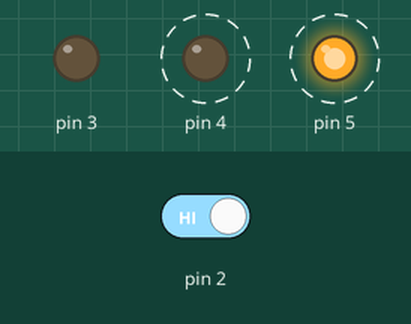
A sketch run on a simulated Arduino Uno, built with avr-gcc and run on an emulated ATmega328P. On the bench: output pins drawn as LEDs (lit = HIGH). Dashed ring = blinking. The test bench sets the inputs (shaded band); at power-on: pin 2 HIGH.

Above: at 1.8 s.
1.9 s: pin 2 driven LOW
At 2.8 s:
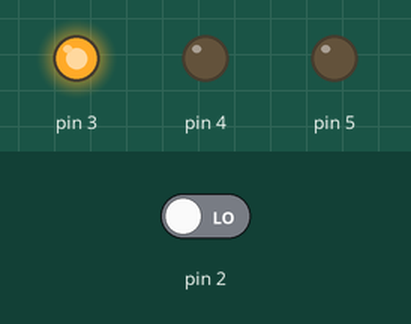
3.5 s: pin 2 driven HIGH
At 3.62 s:
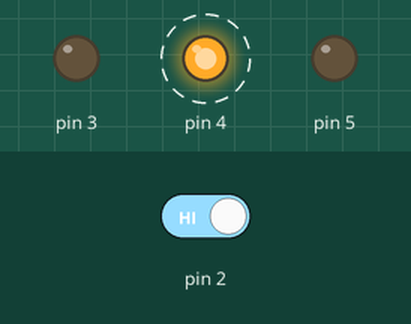
At 4.62 s:
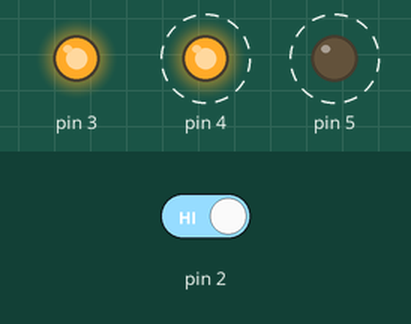
Timing chart, 0 to 12.5 s (numbered marks = the images above; inputs shaded):
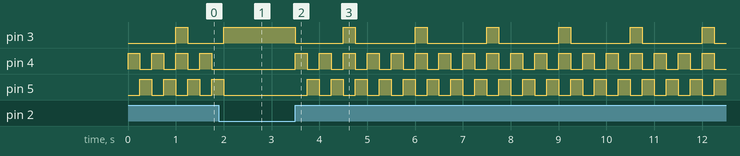

The sketch:

spaceshipInterface2.ino.ino
```cpp
//sets global variables that store the state of the switch as well as which iteration of the loop it is when called in a loop
int switchstate;
int looper = 1;

void setup() {
  /*initializes all of the pins accordingly.
   * These lines say that pin 2 is the input pin (the one we read to determine what happens)
   * and the others are outputs (what changes as a result of the input's state).
   */
  pinMode(2, INPUT);
  pinMode(3, OUTPUT);
  pinMode(4, OUTPUT);
  pinMode(5, OUTPUT);
}

void loop() {
  //on every iteration of the loop, checks what the switch's state is and sets the variable appropriately
  switchstate = digitalRead(2);

  //If the switch is not clicked, then turn/keep the green light on, while turning/keeping others off. Reset the loop iterator in case the switch was just unclicked
  if (switchstate == LOW) {
    looper = 1;
    digitalWrite(3, HIGH);
    digitalWrite(4, LOW);
    digitalWrite(5, LOW);
  }

  //if the switch is clicked
  else {
    //and if this is some 3rd iteration of the loop:
    if (looper % 3 == 0 && looper/3 >= 1) {
      //turn on the green and middle red LEDs and turn off the red
      digitalWrite(3, HIGH);
      digitalWrite(4, HIGH);
      digitalWrite(5, LOW);

      //wait 1/4 of a second
      delay(250);

      //turn off the lit LEDs and light up the farthest red one
      digitalWrite(3, LOW);
      digitalWrite(5, HIGH);
      digitalWrite(4, LOW);

      //wait another 1/4 of a second before moving to the next loop
      delay(250);
    }

    //if this isnt a 3rd iteration of the loop:
    else {
      //turn the middle red LED on and turn the others off
    digitalWrite(3, LOW);
    digitalWrite(4, HIGH);
    digitalWrite(5, LOW);

    //wait 1/4 of a second
    delay(250);

    //turn on the farthest red LED and turn off the middle one
    digitalWrite(5, HIGH);
    digitalWrite(4, LOW);

    //wait 1/4 a second before iterating appropriately
    delay(250);
    }
    //increment the counter that keeps track of which iteration of the loop we are on
    looper++;
  }
}
```

Measured:
- after the input at 1.9 s, pin 4: stops changing and stays LOW; pin 5: goes on until 2.0 s, then stays LOW
- after the input at 3.5 s, pin 3: HIGH → LOW at once, then repeats every 1.5 s: HIGH 0.25 s, LOW 1.3 s; pin 4: alternates HIGH for 0.25 s and LOW for 0.25 s, starting at once; pin 5: alternates HIGH for 0.25 s and LOW for 0.25 s, starting after 0.25 s
- by itself, pin 4, pin 5: alternates HIGH for 0.25 s and LOW for 0.25 s
